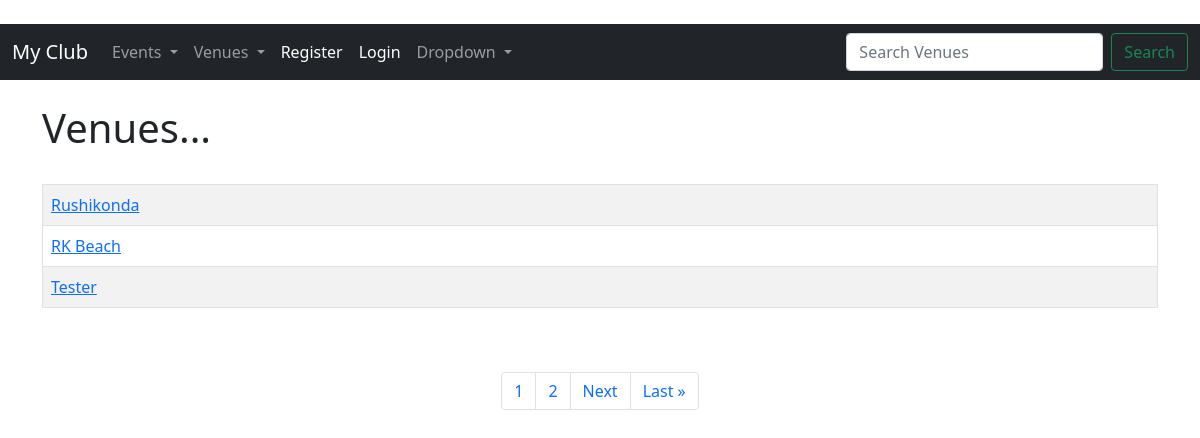
The app's page /venuesList with its own data.
### myapp/models.py (models this page shows)
class Venue(models.Model):
    name=models.CharField('Venue Name',max_length=50)
    address=models.CharField(max_length=50)
    zip=models.CharField('Zip code',max_length=50)
    phone=models.CharField('Phone No',max_length=10)
    web=models.URLField('website',blank=True)
    email_address=models.EmailField('Email')
    def __str__(self) -> str:
        return self.name

### myapp/views.py (the view)
# urls.py: path('venuesList',views.list_venues,name='venues_list'),
def list_venues(request):
	venue_list = Venue.objects.all()
	p = Paginator(Venue.objects.all(), 3)
	page = request.GET.get('page')
	venues = p.get_page(page)
	nums = "a" * venues.paginator.num_pages
	return render(request, 'events/venue.html',
		{'venue_list': venue_list,
		'venues': venues,
		'nums':nums}
		)

### myapp/templates/events/venue.html (shortened to what this page needs)
{% extends 'events/base.html' %}
{% block content %}
	<h1>Venues...</h1>
<br/>
<table class="table table-striped table-hover table-bordered">
	{% for venue in venues %}
		<tr>
			<td>
				<a href="{% url 'show-v' venue.id %}">{{ venue }}</a>
			</td>
		</tr>
	{% endfor %}
</table>
<br/></br/>
<nav aria-label="Page navigation example">
  <ul class="pagination justify-content-center">
{% for i in nums %}
	<li class="page-item"><a class="page-link" href="?page={{ forloop.counter }}">{{ forloop.counter }}</a></li>
{% endfor %}
{% if venues.has_next %}
	<li class="page-item"><a class="page-link" href="?page={{ venues.next_page_number }}">Next</a></li>
	<li class="page-item"><a class="page-link" href="?page={{ venues.paginator.num_pages }}">Last &raquo</a></li>
{% endif %}
 </ul>
</nav>
<br/>
{% endblock %}

### records on screen
Venue: name "Rushikonda"
Venue: name "RK Beach"
Venue: name "Tester"
